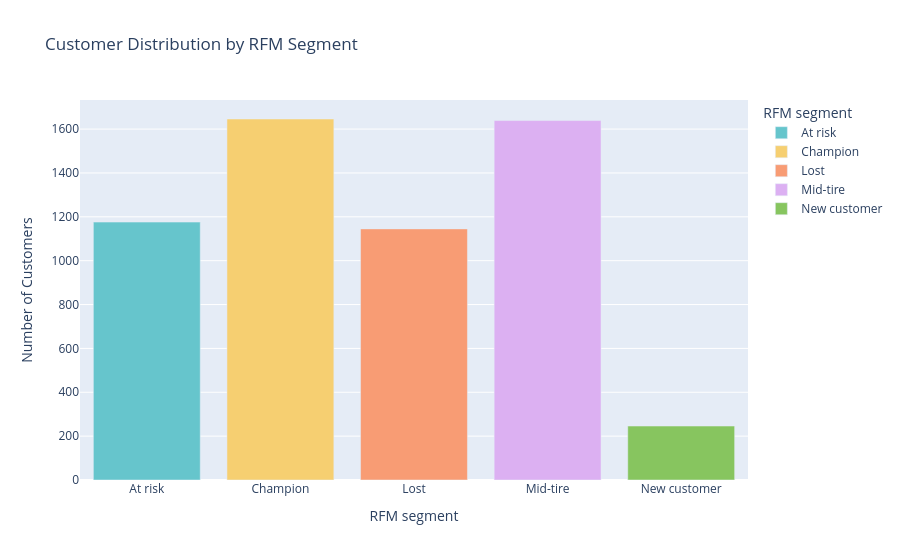

Notebook source saved alongside this figure:
### Code cell
#Create the bsr chart using plotly
fig = px.bar(segment_counts,
             x='RFM_Segment',
             y='Count',
             title='Customer Distribution by RFM Segment',
             labels={'RFM_Segment':'RFM segment','Count':'Number of Customers'},
             color= 'RFM_Segment',
             color_discrete_sequence=px.colors.qualitative.Pastel
             )
fig.show()

### Figure 1 — Plotly figure (JSON) as saved in the notebook; plotly's stock layout.template omitted (floating-point values rounded to 4 significant figures)
{"data": [{"hovertemplate": "RFM segment=%{x}<br>Number of Customers=%{y}<extra></extra>", "legendgroup": "At risk", "marker": {"color": "rgb(102, 197, 204)", "pattern": {"shape": ""}}, "name": "At risk", "orientation": "v", "showlegend": true, "textposition": "auto", "type": "bar", "x": ["At risk"], "xaxis": "x", "y": [1176], "yaxis": "y"}, {"hovertemplate": "RFM segment=%{x}<br>Number of Customers=%{y}<extra></extra>", "legendgroup": "Champion", "marker": {"color": "rgb(246, 207, 113)", "pattern": {"shape": ""}}, "name": "Champion", "orientation": "v", "showlegend": true, "textposition": "auto", "type": "bar", "x": ["Champion"], "xaxis": "x", "y": [1646], "yaxis": "y"}, {"hovertemplate": "RFM segment=%{x}<br>Number of Customers=%{y}<extra></extra>", "legendgroup": "Lost", "marker": {"color": "rgb(248, 156, 116)", "pattern": {"shape": ""}}, "name": "Lost", "orientation": "v", "showlegend": true, "textposition": "auto", "type": "bar", "x": ["Lost"], "xaxis": "x", "y": [1145], "yaxis": "y"}, {"hovertemplate": "RFM segment=%{x}<br>Number of Customers=%{y}<extra></extra>", "legendgroup": "Mid-tire", "marker": {"color": "rgb(220, 176, 242)", "pattern": {"shape": ""}}, "name": "Mid-tire", "orientation": "v", "showlegend": true, "textposition": "auto", "type": "bar", "x": ["Mid-tire"], "xaxis": "x", "y": [1639], "yaxis": "y"}, {"hovertemplate": "RFM segment=%{x}<br>Number of Customers=%{y}<extra></extra>", "legendgroup": "New customer", "marker": {"color": "rgb(135, 197, 95)", "pattern": {"shape": ""}}, "name": "New customer", "orientation": "v", "showlegend": true, "textposition": "auto", "type": "bar", "x": ["New customer"], "xaxis": "x", "y": [246], "yaxis": "y"}], "layout": {"barmode": "relative", "legend": {"title": {"text": "RFM segment"}, "tracegroupgap": 0}, "title": {"text": "Customer Distribution by RFM Segment"}, "xaxis": {"anchor": "y", "categoryarray": ["At risk", "Champion", "Lost", "Mid-tire", "New customer"], "categoryorder": "array", "domain": [0, 1], "title": {"text": "RFM segment"}}, "yaxis": {"anchor": "x", "domain": [0, 1], "title": {"text": "Number of Customers"}}}}
